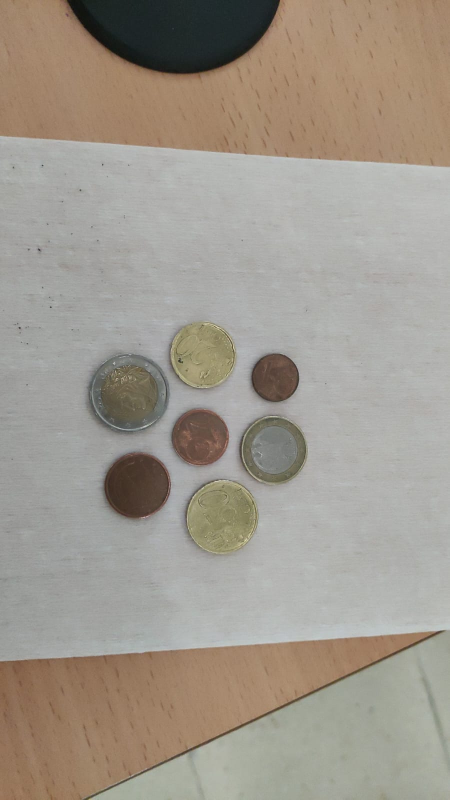
#> input picture IA/PROGRAMACION_DE_IA/Espacios_de_Color/imagenes/moneda_servilleta.jpg, 899 x 1599 px (shown at 1/2 size)
$ jupyter execute monedas_davidfr.ipynb
#> lines starting #> are read from the running program, lines starting #| are printed output that depends on the picture; after the words box and inside, x2 and y2 are one past the last pixel; in counts of white or black regions, pixels touching at a corner belong together
[cell 1]
import cv2 as cv
import numpy as np
from matplotlib import pyplot as plt

[cell 2]
src1 = cv.imread("imagenes/moneda_servilleta.jpg")
#> src1 is the input picture: shape (1599, 899, 3); mean B, G, R 141.1, 151.8, 159.2
fondo = cv.cvtColor(src1, cv.COLOR_RGB2GRAY)
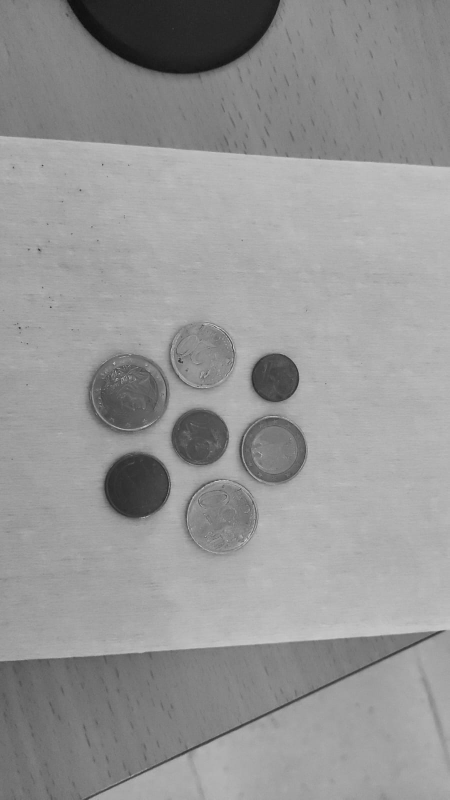
#> fondo: shape (1599, 899) (shown at 1/2 size); min 11, max 234, mean 149.3
plt.imshow(fondo, cmap='gray')

[cell 3]
kernel = np.ones((5,5),np.uint8)

img2 = cv.morphologyEx(fondo, cv.MORPH_OPEN, kernel, iterations=3) # limpiamos fondo
img2 = cv.morphologyEx(img2, cv.MORPH_CLOSE, kernel, iterations=5) # limpiamos letras
fig, (ax1, ax2) = plt.subplots(1, 2)

fig.suptitle('')

ax1.imshow(fondo, cmap='gray')
ax1.set_title("Org")
ax2.imshow(img2, cmap='gray')
ax2.set_title("Opening")
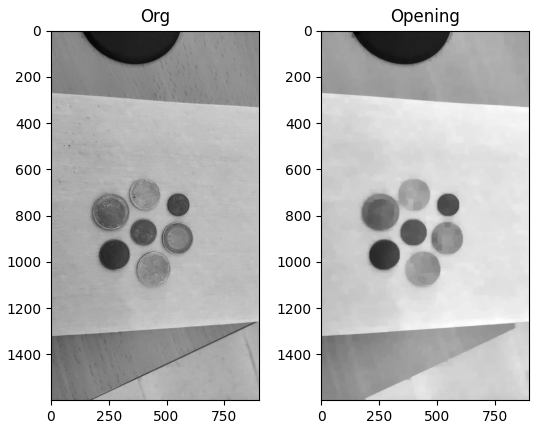
#> figure drawn by matplotlib, 2 panels

[cell 4]
min, max, minLoc, maxLoc = cv.minMaxLoc(img2)
#> min = 17; max = 193; minLoc = (140, 0); maxLoc = (758, 1251)
#umbral = (min + max)//2
#umbral = 127
media, desviacion = cv.meanStdDev(img2)
#> media = [147.2]; desviacion = [32.89]
umbral = media
#> umbral = [147.2]


img2[img2 <= umbral] = 0
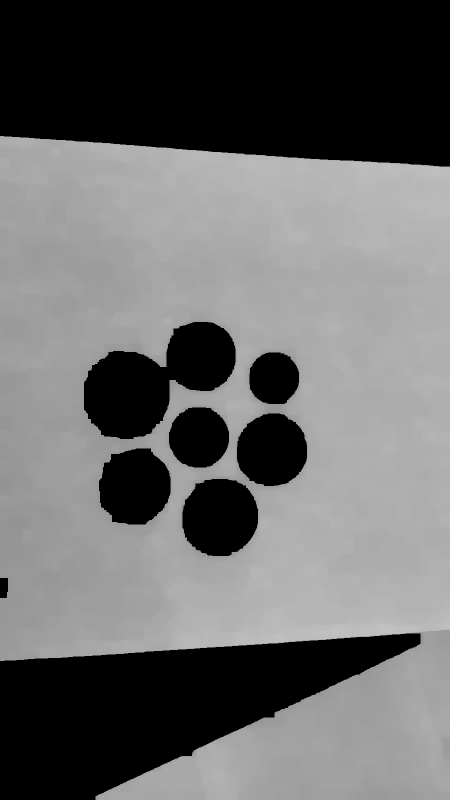
#> img2: shape (1599, 899) (shown at 1/2 size); min 0, max 193, mean 104.9
img2[img2 > umbral] = 255
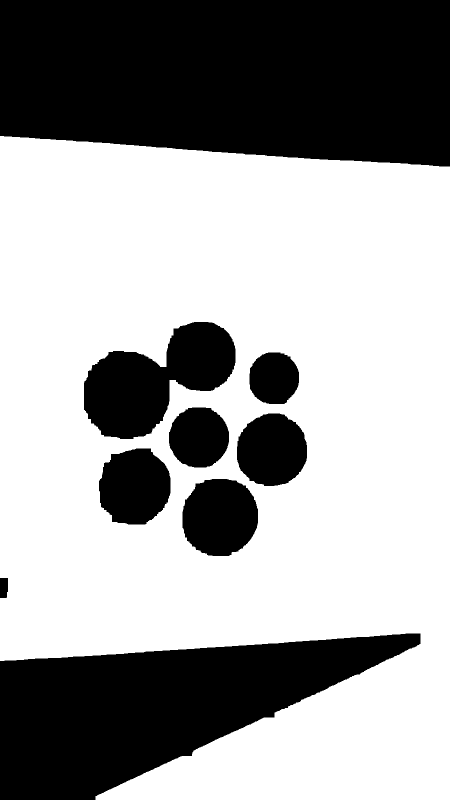
#> img2: shape (1599, 899) (shown at 1/2 size); 62.5% white; 9 black regions, largest, box (x1, y1, x2, y2) and area: (0, 0, 899, 333) 273068, (0, 1267, 841, 1599) 153099, (168, 644, 471, 878) 39913
img3 = cv.bitwise_not(img2)


kernel = np.ones((30,30), np.uint8)
erosion= cv.erode(img3,kernel, iterations=1)
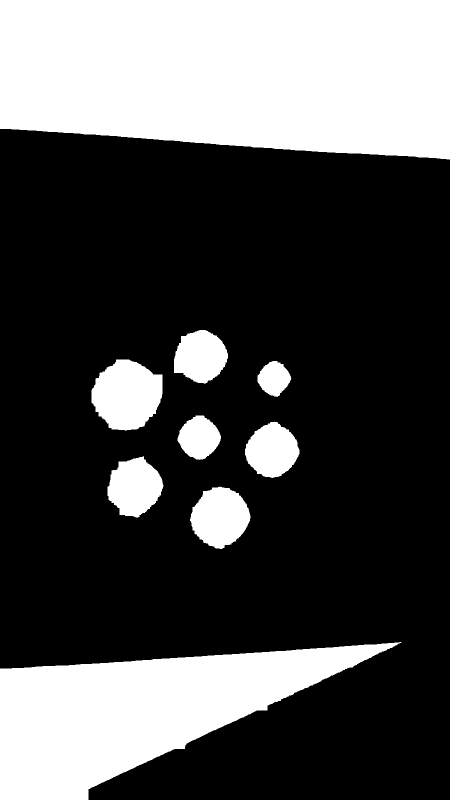
#> erosion: shape (1599, 899) (shown at 1/2 size); 31.1% white; 9 white regions, largest, box (x1, y1, x2, y2) and area: (0, 0, 899, 319) 259567, (0, 1284, 803, 1599) 126212, (183, 719, 325, 862) 15165
fig,(ax1,ax2)= plt.subplots(1,2)
ax1.imshow(img3,cmap='gray')
ax2.imshow(erosion,cmap='gray')

[cell 5]
#otra forma
img4 = cv.bitwise_not(img2)
th1 = cv.adaptiveThreshold(img4, 255, cv.ADAPTIVE_THRESH_MEAN_C, cv.THRESH_BINARY, 1411, 1)
plt.imshow(th1,cmap='gray')
kernel = np.ones((35,35), np.uint8)
erosion= cv.erode(th1,kernel, iterations=1)
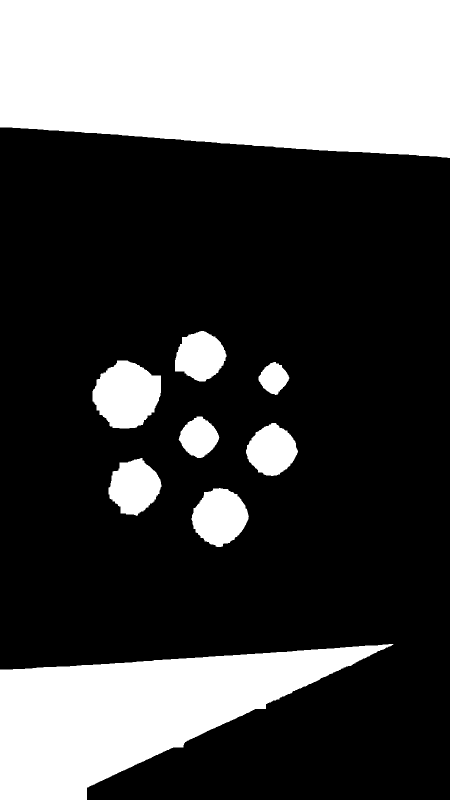
#> erosion: shape (1599, 899) (shown at 1/2 size); 30.1% white; 9 white regions, largest, box (x1, y1, x2, y2) and area: (0, 0, 899, 316) 256748, (0, 1288, 787, 1599) 121711, (185, 721, 322, 857) 13770
plt.imshow(erosion,cmap='gray')
